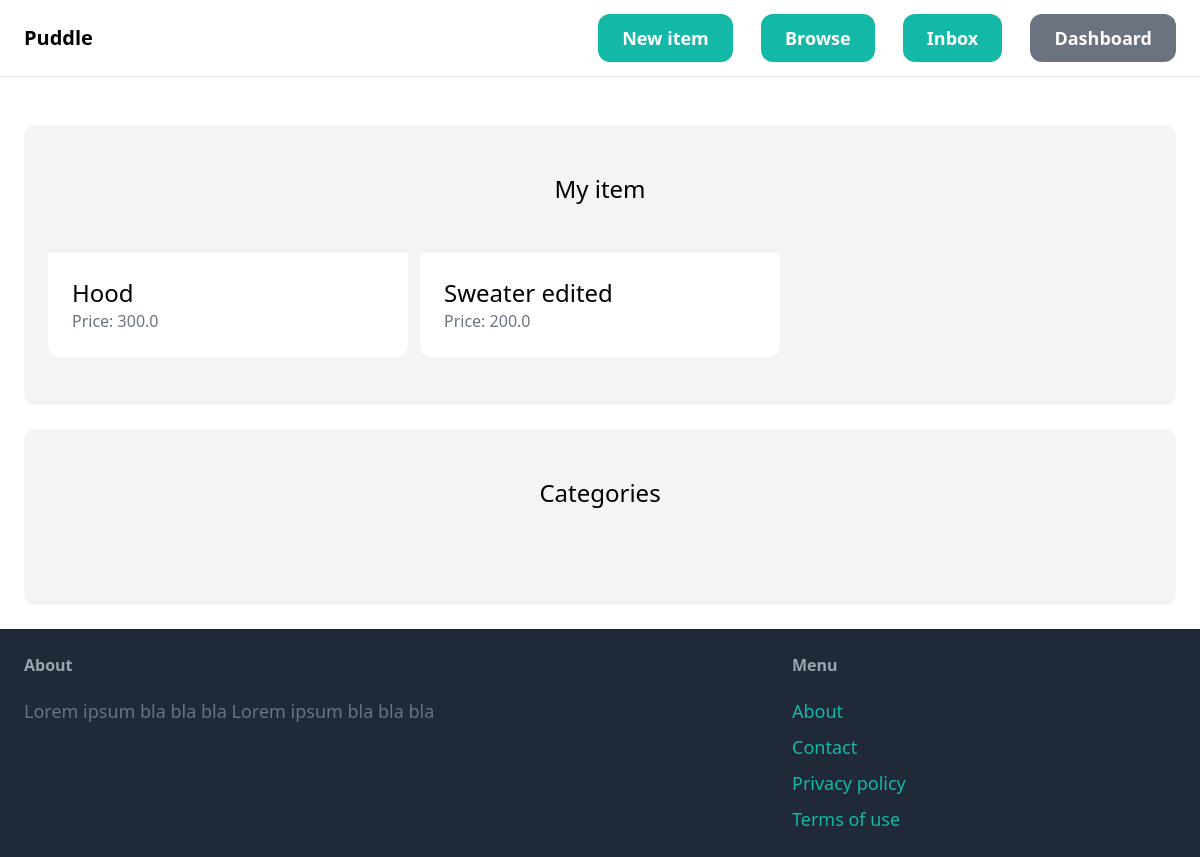
The page /dashboard/ (signed in) on the database its author committed.
### item/models.py (models this page shows)
class Item(models.Model):
    category = models.ForeignKey(Category, related_name='items', on_delete=models.CASCADE)
    name = models.CharField(max_length=255)
    description = models.TextField(blank=True, null=True)
    price = models.FloatField()
    image = models.ImageField(upload_to='item_images', blank=True, null=True)
    is_sold = models.BooleanField(default=False)
    created_by = models.ForeignKey(User, related_name='items', on_delete=models.CASCADE)
    created_at = models.DateTimeField(auto_now_add=True)

### dashboard/views.py (the view)
# urls.py: path('', views.index, name="index"),
@login_required
def index(request):
    items = Item.objects.filter(created_by=request.user)
    return render(request, 'dashboard/index.html', {
        'items': items,
    })

### templates/dashboard/index.html (shortened to what this page needs)
{% extends 'core/base.html' %}
{% block content %}
<div class="mt-6 px-6 py-12 bg-gray-100 rounded-xl">
    <h2 class="mb-12 text-2xl text-center"> My item</h2>
<div class="grid grid-cols-3 gap-3">
    {% for item in items %}
    <div>
        <a href="{% url 'item:detail' item.id %}">
            <div class="p-6 bg-white rounded-b-xl">
                <h2 class="text-2xl">{{ item.name }}</h2>
                <p class="text-gray-500">Price: {{ item.price }}</p>
            </div>
        </a>
    </div>
    {% endfor %}
</div>
</div>
<div class="mt-6 px-6 py-12 bg-gray-100 rounded-xl">
    <h2 class="mb-12 text-2xl text-center">Categories</h2>
</div>
{% endblock %}

### rows shown on the page
Item: name "Hood", price "300.0"
Item: name "Sweater edited", price "200.0"
